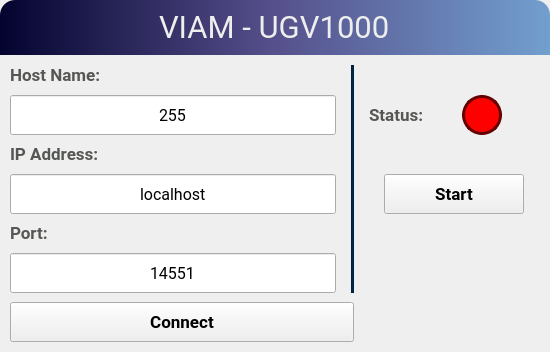
            <widget class="QFrame" name="UGV2">
             <property name="minimumSize">
              <size>
               <width>550</width>
               <height>0</height>
              </size>
             </property>
             <property name="maximumSize">
              <size>
               <width>500</width>
               <height>16777215</height>
              </size>
             </property>
             <property name="styleSheet">
              <string notr="true"/>
             </property>
             <layout class="QVBoxLayout" name="verticalLayout_20" stretch="60,300">
              <property name="spacing">
               <number>0</number>
              </property>
              <property name="leftMargin">
               <number>0</number>
              </property>
              <property name="topMargin">
               <number>0</number>
              </property>
              <property name="rightMargin">
               <number>0</number>
              </property>
              <property name="bottomMargin">
               <number>0</number>
              </property>
              <item>
               <widget class="QFrame" name="frame_6">
                <property name="styleSheet">
                 <string notr="true">QFrame{
	border-width:;
	border-top-left-radius: 15;
	border-top-right-radius: 15;
	border-style: solid;
	border-color:rgb(0, 41, 77);
	background-color: qlineargradient(spread: pad, x1:0, y1:0, x2:1, y2:0, stop:0 rgb(4, 3, 47), stop:0.5 rgb(86, 80, 140), stop:1 rgb(114, 159, 207));
}</string>
                </property>
                <property name="lineWidth">
                 <number>0</number>
                </property>
                <layout class="QVBoxLayout" name="verticalLayout_21">
                 <item alignment="Qt::AlignHCenter">
                  <widget class="QLabel" name="Robot_label2">
                   <property name="font">
                    <font>
                     <family>Roboto</family>
                     <pointsize>23</pointsize>
                    </font>
                   </property>
                   <property name="styleSheet">
                    <string notr="true">QLabel{
background-color: transparent; 
color: rgb(238, 238, 236);
}</string>
                   </property>
                   <property name="text">
                    <string>VIAM - UGV1000</string>
                   </property>
                  </widget>
                 </item>
                </layout>
               </widget>
              </item>
              <item>
               <widget class="QFrame" name="ManageUGV2">
                <property name="styleSheet">
                 <string notr="true"/>
                </property>
                <property name="frameShape">
                 <enum>QFrame::NoFrame</enum>
                </property>
                <property name="frameShadow">
                 <enum>QFrame::Plain</enum>
                </property>
                <property name="lineWidth">
                 <number>1</number>
                </property>
                <layout class="QGridLayout" name="gridLayout_8" columnstretch="100,100,3,50,50" columnminimumwidth="100,100,3,50,50">
                 <property name="leftMargin">
                  <number>10</number>
                 </property>
                 <property name="topMargin">
                  <number>10</number>
                 </property>
                 <property name="rightMargin">
                  <number>10</number>
                 </property>
                 <property name="bottomMargin">
                  <number>10</number>
                 </property>
                 <property name="horizontalSpacing">
                  <number>15</number>
                 </property>
                 <property name="verticalSpacing">
                  <number>9</number>
                 </property>
                 <item row="1" column="4" alignment="Qt::AlignLeft">
                  <widget class="QLabel" name="Status_UGV2">
                   <property name="minimumSize">
                    <size>
                     <width>40</width>
                     <height>20</height>
                    </size>
                   </property>
                   <property name="maximumSize">
                    <size>
                     <width>40</width>
                     <height>40</height>
                    </size>
                   </property>
                   <property name="styleSheet">
                    <string notr="true">QLabel{background-color: red;border-radius: 20px; 
border: 3px solid rgb(100, 0, 0);}
</string>
                   </property>
                   <property name="text">
                    <string/>
                   </property>
                  </widget>
                 </item>
                 <item row="1" column="3" alignment="Qt::AlignLeft">
                  <widget class="QLabel" name="label_10">
                   <property name="font">
                    <font>
                     <family>Roboto</family>
                     <pointsize>13</pointsize>
                     <weight>75</weight>
                     <bold>true</bold>
                    </font>
                   </property>
                   <property name="styleSheet">
                    <string notr="true">color: rgb(85, 87, 83)</string>
                   </property>
                   <property name="text">
                    <string>Status:</string>
                   </property>
                  </widget>
                 </item>
                 <item row="0" column="2" rowspan="6">
                  <widget class="QLabel" name="label_11">
                   <property name="maximumSize">
                    <size>
                     <width>3</width>
                     <height>16777215</height>
                    </size>
                   </property>
                   <property name="styleSheet">
                    <string notr="true">background-color: rgb(0, 41, 77);</string>
                   </property>
                   <property name="frameShape">
                    <enum>QFrame::StyledPanel</enum>
                   </property>
                   <property name="text">
                    <string/>
                   </property>
                  </widget>
                 </item>
                 <item row="2" column="0" colspan="2">
                  <widget class="QLabel" name="label_12">
                   <property name="font">
                    <font>
                     <family>Roboto</family>
                     <pointsize>13</pointsize>
                     <weight>75</weight>
                     <bold>true</bold>
                    </font>
                   </property>
                   <property name="styleSheet">
                    <string notr="true">color: rgb(85, 87, 83)</string>
                   </property>
                   <property name="text">
                    <string>IP Address:</string>
                   </property>
                  </widget>
                 </item>
                 <item row="5" column="0" colspan="2">
                  <widget class="QLineEdit" name="Port_UGV2">
                   <property name="sizePolicy">
                    <sizepolicy hsizetype="Preferred" vsizetype="Preferred">
                     <horstretch>0</horstretch>
                     <verstretch>0</verstretch>
                    </sizepolicy>
                   </property>
                   <property name="minimumSize">
                    <size>
                     <width>250</width>
                     <height>40</height>
                    </size>
                   </property>
                   <property name="font">
                    <font>
                     <family>Roboto</family>
                     <pointsize>12</pointsize>
                    </font>
                   </property>
                   <property name="statusTip">
                    <string/>
                   </property>
                   <property name="styleSheet">
                    <string notr="true"/>
                   </property>
                   <property name="text">
                    <string>14551</string>
                   </property>
                   <property name="alignment">
                    <set>Qt::AlignCenter</set>
                   </property>
                  </widget>
                 </item>
                 <item row="1" column="0" colspan="2">
                  <widget class="QLineEdit" name="SystemID_UGV2">
                   <property name="sizePolicy">
                    <sizepolicy hsizetype="Preferred" vsizetype="Preferred">
                     <horstretch>0</horstretch>
                     <verstretch>0</verstretch>
                    </sizepolicy>
                   </property>
                   <property name="minimumSize">
                    <size>
                     <width>0</width>
                     <height>40</height>
                    </size>
                   </property>
                   <property name="font">
                    <font>
                     <family>Roboto</family>
                     <pointsize>12</pointsize>
                    </font>
                   </property>
                   <property name="statusTip">
                    <string/>
                   </property>
                   <property name="styleSheet">
                    <string notr="true"/>
                   </property>
                   <property name="text">
                    <string>255</string>
                   </property>
                   <property name="alignment">
                    <set>Qt::AlignCenter</set>
                   </property>
                  </widget>
                 </item>
                 <item row="0" column="0" colspan="2">
                  <widget class="QLabel" name="label_13">
                   <property name="font">
                    <font>
                     <family>Roboto</family>
                     <pointsize>13</pointsize>
                     <weight>75</weight>
                     <bold>true</bold>
                    </font>
                   </property>
                   <property name="styleSheet">
                    <string notr="true">color: rgb(85, 87, 83)</string>
                   </property>
                   <property name="text">
                    <string>Host Name:</string>
                   </property>
                  </widget>
                 </item>
                 <item row="3" column="3" colspan="2" alignment="Qt::AlignHCenter">
                  <widget class="QPushButton" name="Start_UGV2">
                   <property name="sizePolicy">
                    <sizepolicy hsizetype="Preferred" vsizetype="Preferred">
                     <horstretch>0</horstretch>
                     <verstretch>0</verstretch>
                    </sizepolicy>
                   </property>
                   <property name="minimumSize">
                    <size>
                     <width>140</width>
                     <height>20</height>
                    </size>
                   </property>
                   <property name="maximumSize">
                    <size>
                     <width>300</width>
                     <height>16777215</height>
                    </size>
                   </property>
                   <property name="font">
                    <font>
                     <family>Roboto</family>
                     <pointsize>13</pointsize>
                     <weight>75</weight>
                     <bold>true</bold>
                    </font>
                   </property>
                   <property name="text">
                    <string>Start</string>
                   </property>
                  </widget>
                 </item>
                 <item row="3" column="0" colspan="2">
                  <widget class="QLineEdit" name="IPAddress_UGV2">
                   <property name="sizePolicy">
                    <sizepolicy hsizetype="Preferred" vsizetype="Preferred">
                     <horstretch>0</horstretch>
                     <verstretch>0</verstretch>
                    </sizepolicy>
                   </property>
                   <property name="minimumSize">
                    <size>
                     <width>250</width>
                     <height>40</height>
                    </size>
                   </property>
                   <property name="font">
                    <font>
                     <family>Roboto</family>
                     <pointsize>12</pointsize>
                    </font>
                   </property>
                   <property name="statusTip">
                    <string/>
                   </property>
                   <property name="styleSheet">
                    <string notr="true"/>
                   </property>
                   <property name="text">
                    <string>localhost</string>
                   </property>
                   <property name="alignment">
                    <set>Qt::AlignCenter</set>
                   </property>
                  </widget>
                 </item>
                 <item row="4" column="0">
                  <widget class="QLabel" name="label_14">
                   <property name="font">
                    <font>
                     <family>Roboto</family>
                     <pointsize>13</pointsize>
                     <weight>75</weight>
                     <bold>true</bold>
                    </font>
                   </property>
                   <property name="styleSheet">
                    <string notr="true">color: rgb(85, 87, 83)</string>
                   </property>
                   <property name="text">
                    <string>Port:</string>
                   </property>
                  </widget>
                 </item>
                 <item row="6" column="0" colspan="3">
                  <widget class="QPushButton" name="Connect_UGV2">
                   <property name="sizePolicy">
                    <sizepolicy hsizetype="Preferred" vsizetype="Preferred">
                     <horstretch>0</horstretch>
                     <verstretch>0</verstretch>
                    </sizepolicy>
                   </property>
                   <property name="minimumSize">
                    <size>
                     <width>150</width>
                     <height>40</height>
                    </size>
                   </property>
                   <property name="font">
                    <font>
                     <family>Roboto</family>
                     <pointsize>13</pointsize>
                     <weight>75</weight>
                     <bold>true</bold>
                    </font>
                   </property>
                   <property name="styleSheet">
                    <string notr="true"/>
                   </property>
                   <property name="text">
                    <string>Connect</string>
                   </property>
                  </widget>
                 </item>
                </layout>
               </widget>
              </item>
             </layout>
            </widget>
